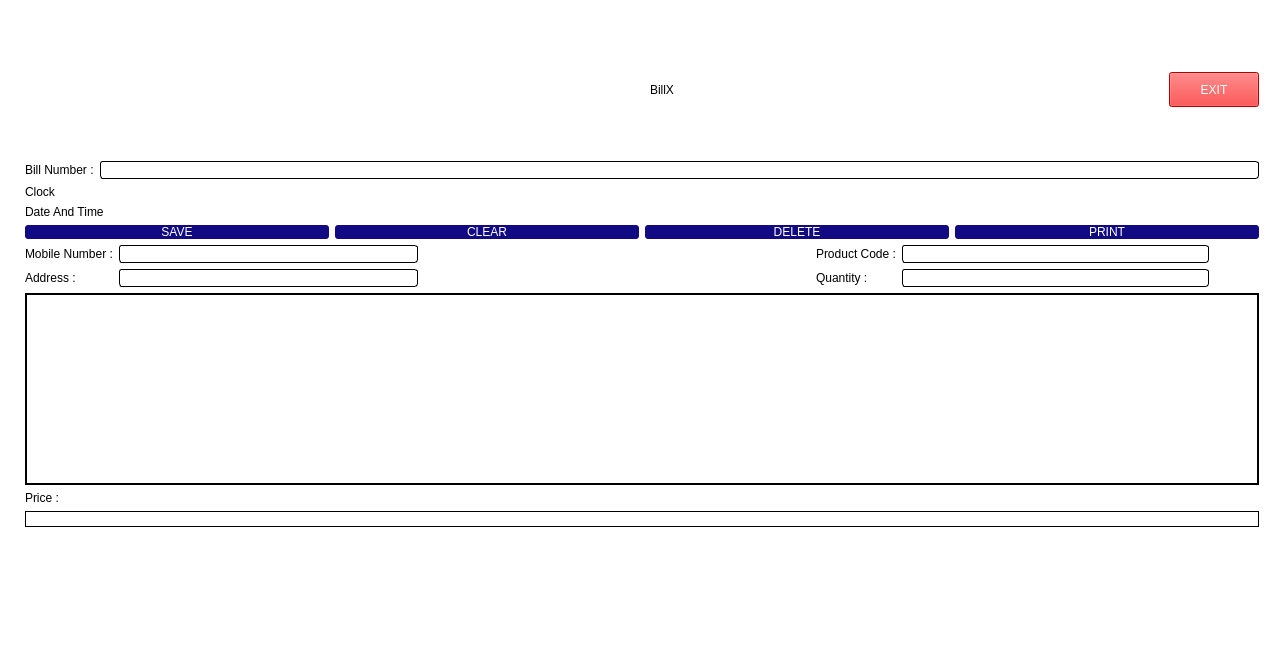
<?xml version="1.0" encoding="UTF-8"?>
<ui version="4.0">
 <class>CreateBill</class>
 <widget class="QMainWindow" name="CreateBill">
  <property name="geometry">
   <rect>
    <x>0</x>
    <y>0</y>
    <width>1284</width>
    <height>668</height>
   </rect>
  </property>
  <property name="minimumSize">
   <size>
    <width>1284</width>
    <height>668</height>
   </size>
  </property>
  <property name="maximumSize">
   <size>
    <width>1284</width>
    <height>668</height>
   </size>
  </property>
  <property name="windowTitle">
   <string>Bill</string>
  </property>
  <property name="windowIcon">
   <iconset resource="Resource.qrc">
    <normaloff>:/img/logo/logo.png</normaloff>:/img/logo/logo.png</iconset>
  </property>
  <widget class="QWidget" name="centralwidget">
   <property name="styleSheet">
    <string notr="true">QWidget#centralwidget{
	background-color: white
;
}

</string>
   </property>
   <layout class="QVBoxLayout" name="verticalLayout_2">
    <property name="leftMargin">
     <number>25</number>
    </property>
    <property name="topMargin">
     <number>25</number>
    </property>
    <property name="rightMargin">
     <number>25</number>
    </property>
    <property name="bottomMargin">
     <number>25</number>
    </property>
    <item>
     <layout class="QHBoxLayout" name="horizontalLayout">
      <item>
       <spacer name="horizontalSpacer">
        <property name="orientation">
         <enum>Qt::Horizontal</enum>
        </property>
        <property name="sizeHint" stdset="0">
         <size>
          <width>40</width>
          <height>20</height>
         </size>
        </property>
       </spacer>
      </item>
      <item>
       <widget class="QLabel" name="label">
        <property name="minimumSize">
         <size>
          <width>130</width>
          <height>130</height>
         </size>
        </property>
        <property name="styleSheet">
         <string notr="true">border-image: url(:/img/logo/logo.png);</string>
        </property>
        <property name="text">
         <string/>
        </property>
       </widget>
      </item>
      <item>
       <widget class="QLabel" name="label_4">
        <property name="styleSheet">
         <string notr="true">font: 700 60pt &quot;Segoe UI&quot;;
color:black;</string>
        </property>
        <property name="text">
         <string>BillX</string>
        </property>
       </widget>
      </item>
      <item>
       <spacer name="horizontalSpacer_2">
        <property name="orientation">
         <enum>Qt::Horizontal</enum>
        </property>
        <property name="sizeHint" stdset="0">
         <size>
          <width>40</width>
          <height>20</height>
         </size>
        </property>
       </spacer>
      </item>
      <item>
       <widget class="QPushButton" name="pushButton_exit">
        <property name="sizePolicy">
         <sizepolicy hsizetype="Minimum" vsizetype="Fixed">
          <horstretch>0</horstretch>
          <verstretch>0</verstretch>
         </sizepolicy>
        </property>
        <property name="minimumSize">
         <size>
          <width>90</width>
          <height>35</height>
         </size>
        </property>
        <property name="styleSheet">
         <string notr="true">background-color:rgb(255, 0, 0);
color: white;
font: 700 10pt &quot;Segoe UI&quot;;
border: 1pz solid black;
</string>
        </property>
        <property name="text">
         <string>EXIT</string>
        </property>
       </widget>
      </item>
     </layout>
    </item>
    <item>
     <layout class="QHBoxLayout" name="horizontalLayout_2">
      <item>
       <widget class="QLabel" name="label_3">
        <property name="styleSheet">
         <string notr="true">color: black;
font: 700 10pt &quot;Segoe UI&quot;;
</string>
        </property>
        <property name="text">
         <string>Bill Number :</string>
        </property>
       </widget>
      </item>
      <item>
       <widget class="QLineEdit" name="lineEdit_billno">
        <property name="styleSheet">
         <string notr="true">background-color:white;
font: 700 10pt &quot;Segoe UI&quot;;
color: black;
border: 1px solid black;
border-radius: 3px;</string>
        </property>
       </widget>
      </item>
     </layout>
    </item>
    <item>
     <layout class="QVBoxLayout" name="verticalLayout">
      <item>
       <widget class="QLabel" name="Digital_clock">
        <property name="styleSheet">
         <string notr="true">color: black;
font: 700 10pt &quot;Segoe UI&quot;;
</string>
        </property>
        <property name="text">
         <string>Clock</string>
        </property>
       </widget>
      </item>
      <item>
       <widget class="QLabel" name="DateTime">
        <property name="styleSheet">
         <string notr="true">color: black;
font: 700 10pt &quot;Segoe UI&quot;;
</string>
        </property>
        <property name="text">
         <string>Date And Time</string>
        </property>
       </widget>
      </item>
     </layout>
    </item>
    <item>
     <layout class="QHBoxLayout" name="horizontalLayout_3">
      <item>
       <widget class="QPushButton" name="pushButton_save">
        <property name="styleSheet">
         <string notr="true">background-color: rgb(18,10,131);
font: 700 10pt &quot;Segoe UI&quot;;
color: rgb(255, 255, 255);
border: 1px;
border-radius: 3px;
</string>
        </property>
        <property name="text">
         <string>SAVE</string>
        </property>
       </widget>
      </item>
      <item>
       <widget class="QPushButton" name="pushButton_clear">
        <property name="styleSheet">
         <string notr="true">background-color: rgb(18,10,131);
font: 700 10pt &quot;Segoe UI&quot;;
color: rgb(255, 255, 255);
border: 1px;
border-radius: 3px;</string>
        </property>
        <property name="text">
         <string>CLEAR</string>
        </property>
       </widget>
      </item>
      <item>
       <widget class="QPushButton" name="pushButton_delete">
        <property name="styleSheet">
         <string notr="true">background-color: rgb(18,10,131);
font: 700 10pt &quot;Segoe UI&quot;;
color: rgb(255, 255, 255);
border: 1px;
border-radius: 3px;
</string>
        </property>
        <property name="text">
         <string>DELETE</string>
        </property>
       </widget>
      </item>
      <item>
       <widget class="QPushButton" name="pushButton_print">
        <property name="styleSheet">
         <string notr="true">background-color: rgb(18,10,131);
font: 700 10pt &quot;Segoe UI&quot;;
color: rgb(255, 255, 255);
border: 1px;
border-radius: 3px;
</string>
        </property>
        <property name="text">
         <string>PRINT</string>
        </property>
       </widget>
      </item>
     </layout>
    </item>
    <item>
     <layout class="QHBoxLayout" name="horizontalLayout_4">
      <property name="rightMargin">
       <number>50</number>
      </property>
      <item>
       <layout class="QFormLayout" name="formLayout">
        <item row="0" column="0">
         <widget class="QLabel" name="label_6">
          <property name="styleSheet">
           <string notr="true">color: black;
font: 700 10pt &quot;Segoe UI&quot;;
</string>
          </property>
          <property name="text">
           <string>Mobile Number :</string>
          </property>
         </widget>
        </item>
        <item row="0" column="1">
         <widget class="QLineEdit" name="lineEdit_mobileno">
          <property name="styleSheet">
           <string notr="true">background-color:white;
font: 700 10pt &quot;Segoe UI&quot;;
color: black;
border: 1px solid black;
border-radius: 3px;</string>
          </property>
         </widget>
        </item>
        <item row="1" column="0">
         <widget class="QLabel" name="label_5">
          <property name="styleSheet">
           <string notr="true">color: black;
font: 700 10pt &quot;Segoe UI&quot;;
</string>
          </property>
          <property name="text">
           <string>Address : </string>
          </property>
         </widget>
        </item>
        <item row="1" column="1">
         <widget class="QLineEdit" name="lineEdit_add">
          <property name="styleSheet">
           <string notr="true">background-color:white;
font: 700 10pt &quot;Segoe UI&quot;;
color: black;
border: 1px solid black;
border-radius: 3px;</string>
          </property>
         </widget>
        </item>
       </layout>
      </item>
      <item>
       <spacer name="horizontalSpacer_3">
        <property name="orientation">
         <enum>Qt::Horizontal</enum>
        </property>
        <property name="sizeHint" stdset="0">
         <size>
          <width>40</width>
          <height>20</height>
         </size>
        </property>
       </spacer>
      </item>
      <item>
       <layout class="QFormLayout" name="formLayout_2">
        <item row="0" column="0">
         <widget class="QLabel" name="label_7">
          <property name="styleSheet">
           <string notr="true">color: black;
font: 700 10pt &quot;Segoe UI&quot;;
</string>
          </property>
          <property name="text">
           <string>Product Code :</string>
          </property>
         </widget>
        </item>
        <item row="0" column="1">
         <widget class="QLineEdit" name="lineEdit_productcode">
          <property name="styleSheet">
           <string notr="true">background-color:white;
font: 700 10pt &quot;Segoe UI&quot;;
color: black;
border: 1px solid black;
border-radius: 3px;</string>
          </property>
         </widget>
        </item>
        <item row="1" column="0">
         <widget class="QLabel" name="label_8">
          <property name="styleSheet">
           <string notr="true">color: black;
font: 700 10pt &quot;Segoe UI&quot;;
</string>
          </property>
          <property name="text">
           <string>Quantity : </string>
          </property>
         </widget>
        </item>
        <item row="1" column="1">
         <widget class="QLineEdit" name="lineEdit_quantity">
          <property name="styleSheet">
           <string notr="true">background-color:white;
font: 700 10pt &quot;Segoe UI&quot;;
color: black;
border: 1px solid black;
border-radius: 3px;</string>
          </property>
         </widget>
        </item>
       </layout>
      </item>
     </layout>
    </item>
    <item>
     <widget class="QTableView" name="tableView">
      <property name="styleSheet">
       <string notr="true">border: 2px solid black</string>
      </property>
     </widget>
    </item>
    <item>
     <widget class="QLabel" name="label_2">
      <property name="styleSheet">
       <string notr="true">color: black;
font: 700 10pt &quot;Segoe UI&quot;;
</string>
      </property>
      <property name="text">
       <string>Price :</string>
      </property>
     </widget>
    </item>
    <item>
     <widget class="QLabel" name="label_value">
      <property name="styleSheet">
       <string notr="true">color: black;
font: 700 10pt &quot;Segoe UI&quot;;
border:1px solid black;</string>
      </property>
      <property name="text">
       <string/>
      </property>
     </widget>
    </item>
    <item>
     <spacer name="verticalSpacer">
      <property name="orientation">
       <enum>Qt::Vertical</enum>
      </property>
      <property name="sizeHint" stdset="0">
       <size>
        <width>20</width>
        <height>40</height>
       </size>
      </property>
     </spacer>
    </item>
   </layout>
  </widget>
 </widget>
 <resources>
  <include location="Resource.qrc"/>
 </resources>
 <connections/>
</ui>
